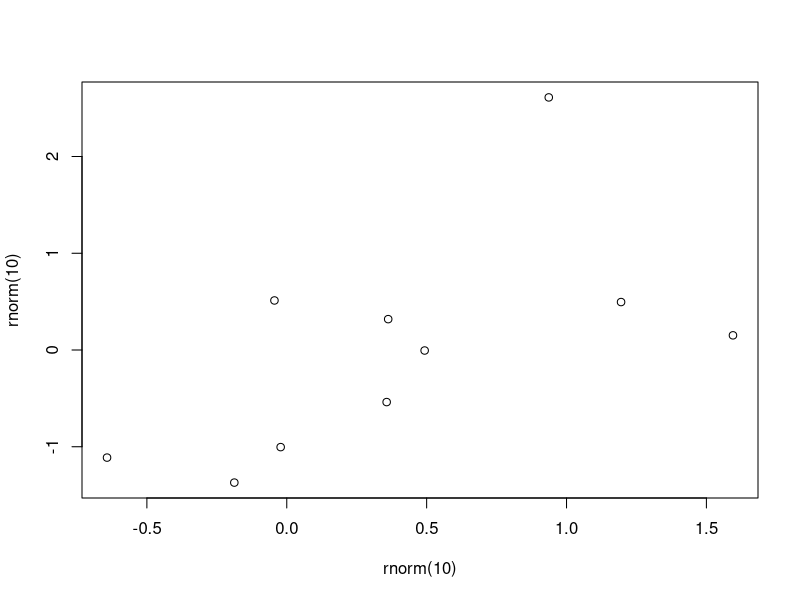

Reproduce this figure in R.
## ---- chunk 1
plot(rnorm(10),rnorm(10))
